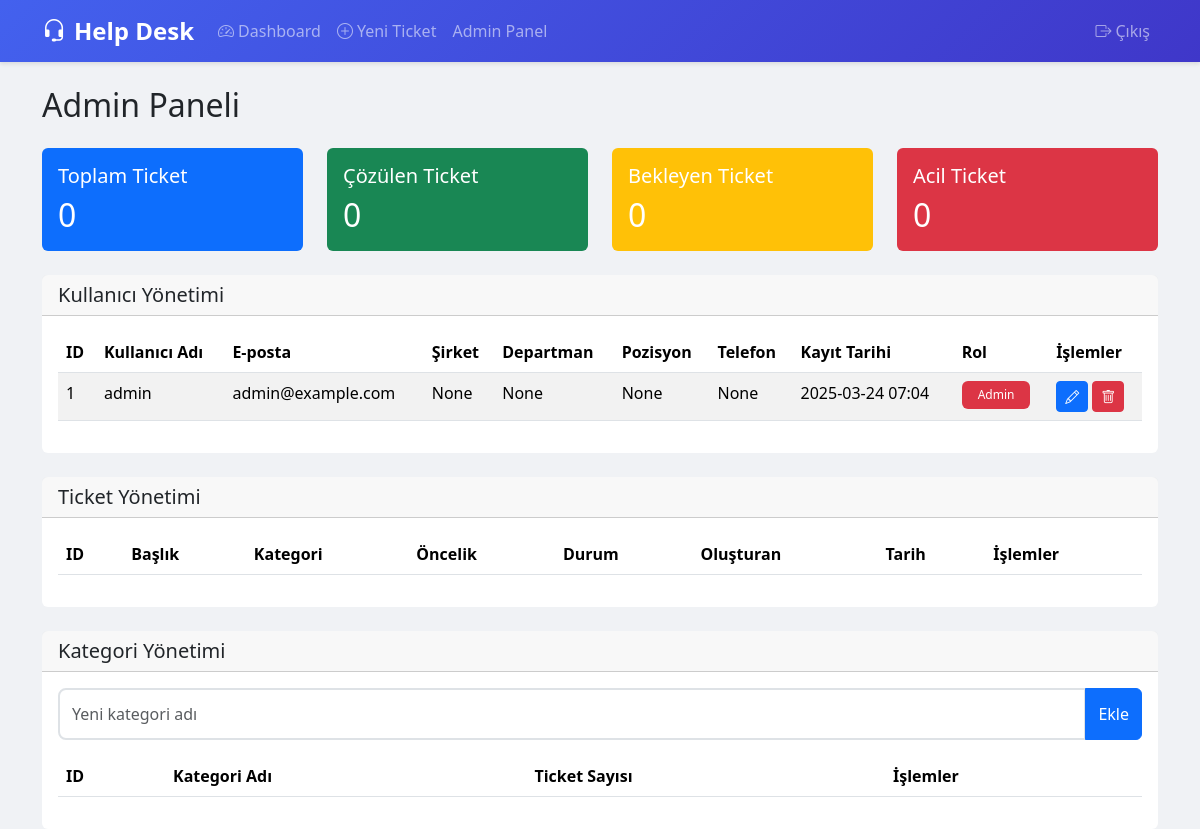
The page /admin (signed in) on the database its author committed.
### app.py (models this page shows)
class User(UserMixin, db.Model):
    id = db.Column(db.Integer, primary_key=True)
    username = db.Column(db.String(80), unique=True, nullable=False)
    password = db.Column(db.String(120), nullable=False)
    email = db.Column(db.String(120), unique=True, nullable=False)
    is_admin = db.Column(db.Boolean, default=False)
    created_at = db.Column(db.DateTime, default=datetime.utcnow)
    company_name = db.Column(db.String(100))
    department = db.Column(db.String(50))
    phone = db.Column(db.String(20))
    position = db.Column(db.String(50))
    tickets = db.relationship('Ticket', back_populates='user', lazy=True)
    responses = db.relationship('TicketResponse', back_populates='user', lazy=True)
    status_changes = db.relationship('TicketStatusHistory', back_populates='changed_by', lazy=True)

### app.py (the view)
@app.route('/admin')
@login_required
def admin_panel():
    if not current_user.is_admin:
        flash('Bu sayfaya erişim yetkiniz yok.', 'danger')
        return redirect(url_for('dashboard'))
    total_tickets = Ticket.query.count()
    resolved_tickets = Ticket.query.filter_by(status='resolved').count()
    pending_tickets = Ticket.query.filter_by(status='pending').count()
    urgent_tickets = Ticket.query.filter_by(priority='high').count()
    users = User.query.order_by(User.created_at.desc()).all()
    tickets = Ticket.query.order_by(Ticket.created_at.desc()).all()
    categories = Category.query.all()
    return render_template('admin.html',
                         total_tickets=total_tickets,
                         resolved_tickets=resolved_tickets,
                         pending_tickets=pending_tickets,
                         urgent_tickets=urgent_tickets,
                         users=users,
                         tickets=tickets,
                         categories=categories)

### app.py (called while the page is built)
@login_manager.user_loader
def load_user(user_id):
    return db.session.get(User, int(user_id))

### templates/admin.html (shortened to what this page needs)
{% extends "base.html" %}
{% block content %}
<div class="container mt-4">
    <h2 class="mb-4">Admin Paneli</h2>
    <div class="row mb-4">
        <div class="col-md-3">
            <div class="card bg-primary text-white">
                <div class="card-body">
                    <h5 class="card-title">Toplam Ticket</h5>
                    <h2 class="card-text">{{ total_tickets }}</h2>
                </div>
            </div>
        </div>
        <div class="col-md-3">
            <div class="card bg-success text-white">
                <div class="card-body">
                    <h5 class="card-title">Çözülen Ticket</h5>
                    <h2 class="card-text">{{ resolved_tickets }}</h2>
                </div>
            </div>
        </div>
        <div class="col-md-3">
            <div class="card bg-warning text-white">
                <div class="card-body">
                    <h5 class="card-title">Bekleyen Ticket</h5>
                    <h2 class="card-text">{{ pending_tickets }}</h2>
                </div>
            </div>
        </div>
        <div class="col-md-3">
            <div class="card bg-danger text-white">
                <div class="card-body">
                    <h5 class="card-title">Acil Ticket</h5>
                    <h2 class="card-text">{{ urgent_tickets }}</h2>
                </div>
            </div>
        </div>
    </div>
    <div class="card mb-4">
        <div class="card-header">
            <h5 class="mb-0">Kullanıcı Yönetimi</h5>
        </div>
        <div class="card-body">
            <div class="table-responsive">
                <table class="table table-striped">
                    <thead>
                        <tr>
                            <th>ID</th>
                            <th>Kullanıcı Adı</th>
                            <th>E-posta</th>
                            <th>Şirket</th>
                            <th>Departman</th>
                            <th>Pozisyon</th>
                            <th>Telefon</th>
                            <th>Kayıt Tarihi</th>
                            <th>Rol</th>
                            <th>İşlemler</th>
                        </tr>
                    </thead>
                    <tbody>
                        {% for user in users %}
                        <tr>
                            <td>{{ user.id }}</td>
                            <td>{{ user.username }}</td>
                            <td>{{ user.email }}</td>
                            <td>{{ user.company_name }}</td>
                            <td>{{ user.department }}</td>
                            <td>{{ user.position }}</td>
                            <td>{{ user.phone }}</td>
                            <td>{{ user.created_at.strftime('%Y-%m-%d %H:%M') }}</td>
                            <td>
                                <span class="badge {% if user.is_admin %}bg-danger{% else %}bg-primary{% endif %}">
                                    {{ 'Admin' if user.is_admin else 'Kullanıcı' }}
                                </span>
                            </td>
                            <td>
                                <button class="btn btn-sm btn-primary edit-user" data-user-id="{{ user.id }}">
                                    <i class="bi bi-pencil"></i>
                                </button>
                                <button class="btn btn-sm btn-danger delete-user" data-user-id="{{ user.id }}">
                                    <i class="bi bi-trash"></i>
                                </button>
                            </td>
                        </tr>
                        {% endfor %}
                    </tbody>
                </table>
            </div>
        </div>
    </div>
    <div class="card mb-4">
        <div class="card-header">
            <h5 class="mb-0">Ticket Yönetimi</h5>
        </div>
        <div class="card-body">
            <div class="table-responsive">
                <table class="table">
                    <thead>
                        <tr>
                            <th>ID</th>
                            <th>Başlık</th>
                            <th>Kategori</th>
                            <th>Öncelik</th>
                            <th>Durum</th>
                            <th>Oluşturan</th>
                            <th>Tarih</th>
                            <th>İşlemler</th>
                        </tr>
                    </thead>
                </table>
            </div>
        </div>
    </div>
    <div class="card">
        <div class="card-header">
            <h5 class="mb-0">Kategori Yönetimi</h5>
        </div>
        <div class="card-body">
            <form method="POST" action="{{ url_for('add_category') }}" class="mb-3">
                <div class="input-group">
                    <input type="text" name="category_name" class="form-control" placeholder="Yeni kategori adı" required>
                    <button type="submit" class="btn btn-primary">Ekle</button>
                </div>
            </form>
            <div class="table-responsive">
                <table class="table">
                    <thead>
                        <tr>
                            <th>ID</th>
                            <th>Kategori Adı</th>
                            <th>Ticket Sayısı</th>
                            <th>İşlemler</th>
                        </tr>
                    </thead>
                </table>
            </div>
        </div>
    </div>
</div>
{% endblock %}

### templates/base.html (shortened to what this page needs)
<!DOCTYPE html>
<html lang="tr">
<head>
    <link href="https://cdn.jsdelivr.net/npm/bootstrap@5.3.2/dist/css/bootstrap.min.css" rel="stylesheet">
    <link rel="stylesheet" href="https://cdn.jsdelivr.net/npm/bootstrap-icons@1.11.0/font/bootstrap-icons.css">
</head>
<body>
    <nav class="navbar navbar-expand-lg navbar-dark">
        <div class="container">
            <a class="navbar-brand" href="{{ url_for('dashboard') }}">
                <i class="bi bi-headset me-2"></i>Help Desk
            </a>
            <div class="collapse navbar-collapse" id="navbarNav">
                <ul class="navbar-nav me-auto">
                    <li class="nav-item">
                        <a class="nav-link" href="{{ url_for('dashboard') }}">
                            <i class="bi bi-speedometer2 me-1"></i>Dashboard
                        </a>
                    </li>
                    <li class="nav-item">
                        <a class="nav-link" href="{{ url_for('new_ticket') }}">
                            <i class="bi bi-plus-circle me-1"></i>Yeni Ticket
                        </a>
                    </li>
                    {% if current_user.is_admin %}
                    <li class="nav-item">
                        <a class="nav-link" href="{{ url_for('admin_panel') }}">Admin Panel</a>
                    </li>
                    {% endif %}
                </ul>
                <ul class="navbar-nav">
                    <li class="nav-item">
                        <a class="nav-link" href="{{ url_for('logout') }}">
                            <i class="bi bi-box-arrow-right me-1"></i>Çıkış
                        </a>
                    </li>
                </ul>
            </div>
        </div>
    </nav>
    {% block content %}{% endblock %}
</body>
</html>

### templates/base.html (style rules this page uses)
:root { --primary-color: #4361ee; --secondary-color: #3f37c9; --success-color: #2ec4b6; --warning-color: #ff9f1c; --danger-color: #e71d36; --info-color: #4895ef; --light-bg: #f8f9fa; --border-color: #dee2e6; }
body { background-color: #f0f2f5; font-family: 'Segoe UI', system-ui, -apple-system, sans-serif; }
.navbar { background: linear-gradient(135deg, var(--primary-color), var(--secondary-color)); box-shadow: 0 2px 4px rgba(0,0,0,0.1); }
.navbar-brand { font-weight: 600; font-size: 1.5rem; }
.nav-link { font-weight: 500; transition: all 0.3s ease; }
.card { border: none; transition: all 0.3s ease; }
.btn { font-weight: 500; transition: all 0.3s ease; }
.form-control { border: 2px solid var(--border-color); border-radius: 0.5rem; padding: 0.75rem; transition: all 0.3s ease; }
.badge { font-weight: 500; padding: 0.5rem 1rem; }

### rows shown on the page
User: id "1", username "admin", email "admin@example.com", company_name "None", department "None", position "None", phone "None", created_at "2025-03-24 07:04", is_admin "Admin"

### other values the page prints
{{ total_tickets }} "0"
{{ resolved_tickets }} "0"
{{ pending_tickets }} "0"
{{ urgent_tickets }} "0"
